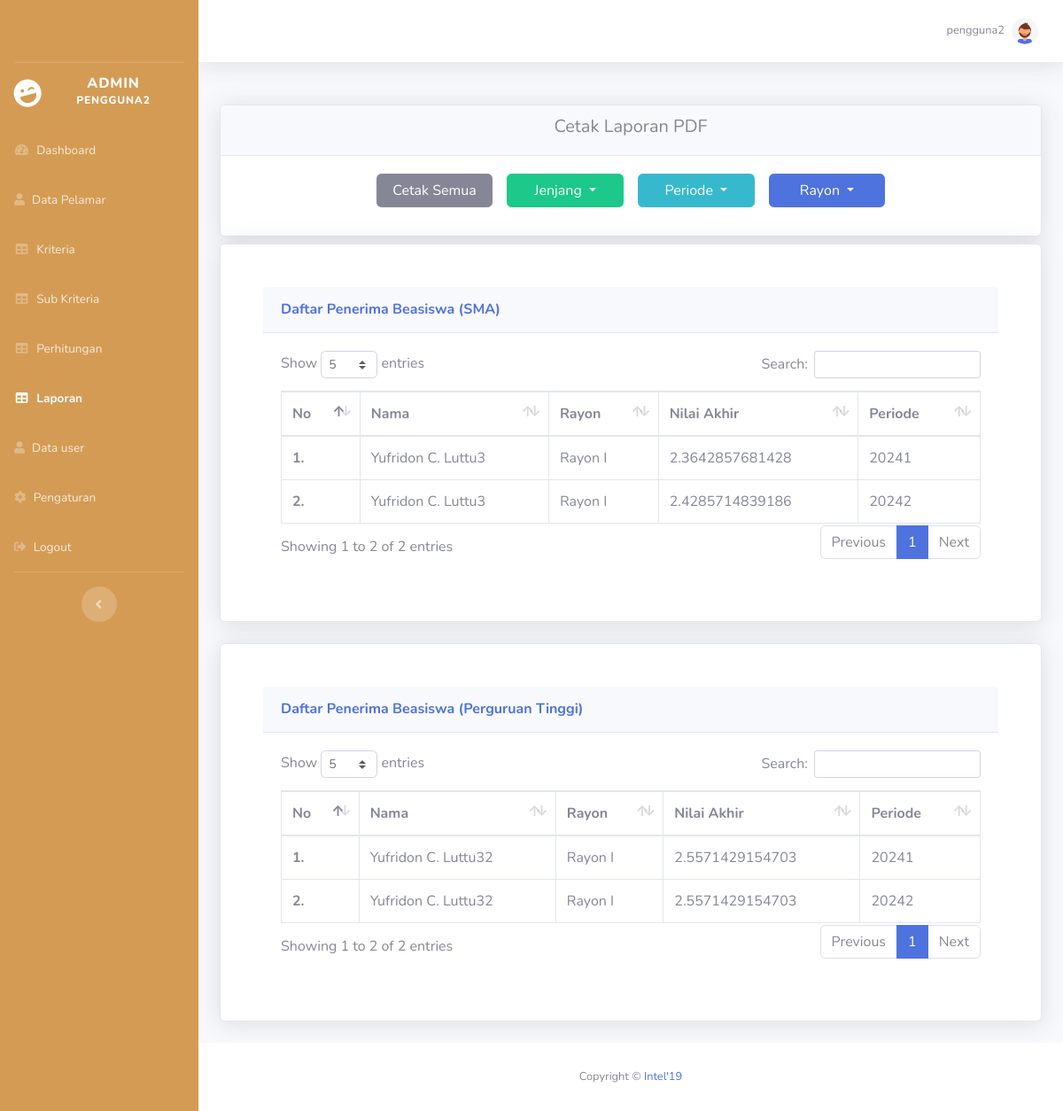
/admin/laporan.php (signed in), run on the app's committed database.
### tables this page shows
CREATE TABLE `hasil_akhir` (
  `id_hasil` int(11) NOT NULL,
  `f_id_pelamar` int(11) NOT NULL,
  `f_id_periode` int(11) NOT NULL,
  `nilai_rank` decimal(15,13) NOT NULL,
  `jenjang` enum('sma','pt') NOT NULL
);

CREATE TABLE `data_pelamar` (
  `id_pelamar` int(11) NOT NULL,
  `nama` varchar(50) NOT NULL,
  `foto` varchar(255) NOT NULL,
  `sekolah` varchar(100) NOT NULL,
  `jurusan` varchar(50) NOT NULL,
  `no_hp` varchar(12) NOT NULL,
  `pendapatan_ortu` int(11) NOT NULL,
  `ipk` float NOT NULL,
  `kartu_keluarga` varchar(255) DEFAULT NULL,
  `raport_khs` varchar(255) DEFAULT NULL,
  `f_id_rayon` int(11) NOT NULL,
  `f_id_login` int(11) NOT NULL
);

CREATE TABLE `rayon` (
  `id_rayon` int(11) NOT NULL,
  `nama_rayon` varchar(100) NOT NULL
);

CREATE TABLE `periode` (
  `id_periode` int(11) NOT NULL,
  `nama_periode` varchar(10) NOT NULL,
  `deskripsi` varchar(255) NOT NULL,
  `kuota_sma` int(11) NOT NULL,
  `kuota_pt` int(11) NOT NULL,
  `status` enum('buka','tutup') NOT NULL,
  `batas_koor` timestamp NOT NULL DEFAULT current_timestamp(),
  `batas_pelamar` timestamp NOT NULL DEFAULT current_timestamp()
);

### config.php (called while the page is built, shortened)
<?php
function connectDatabase()
{
    $conn = new mysqli(DB_HOST, DB_USERNAME, DB_PASSWORD, DB_NAME);
    return $conn;
}
?>

### admin/functions/laporan.php (called while the page is built, shortened)
<?php
require_once '../config.php';
class Laporan{
    private $db;
    public function __construct()
    {
        $this->db = connectDatabase();
    }
    public function getHasilAkhir($jenjang=null){
        return $this->db->query(
            "SELECT * FROM hasil_akhir ha
            JOIN data_pelamar dp ON dp.id_pelamar=ha.f_id_pelamar
            JOIN periode p ON p.id_periode=ha.f_id_periode
            JOIN rayon r ON dp.f_id_rayon=r.id_rayon
            WHERE ha.jenjang='$jenjang'"
        );
    }
}
$Laporan = new Laporan();
?>

### admin/laporan.php (the view, shortened to what this page needs)
<?php
require_once './header.php';
require_once './functions/laporan.php';
$penerimaBeasiswaSMA = $Laporan->getHasilAkhir('sma');
$penerimaBeasiswaPT = $Laporan->getHasilAkhir('pt');
$j = 1;
$k = 1;
?>
<div class="row">
    <div class="col-lg-12">
        <div class="card shadow mb-2">
            <div class="card-header">
                <h5 class="text-center">Cetak Laporan PDF</h5>
            </div>
            <div class="card-body mb-1">
                <div class="d-flex justify-content-center">
                    <div class="btn-group px-2 pb-2 col-md-2">
                        <a href="./cetak_laporan.php" class="btn btn-secondary">Cetak Semua</a>
                    </div>
                    <div class="btn-group px-2 pb-2 col-md-2">
                        <button type="button" class="btn btn-success dropdown-toggle" data-toggle="dropdown"
                            aria-expanded="false">
                            Jenjang
                        </button>
                    </div>
                    <div class="btn-group px-2 pb-2 col-md-2">
                        <button type="button" class="btn btn-info dropdown-toggle" data-toggle="dropdown"
                            aria-expanded="false">
                            Periode
                        </button>
                    </div>
                    <div class="btn-group px-2 pb-2 col-md-2">
                        <button type="button" class="btn btn-primary dropdown-toggle" data-toggle="dropdown"
                            aria-expanded="false">
                            Rayon
                        </button>
                    </div>
                </div>
            </div>
        </div>
        <div class="card shadow mb-4">
            <div class="justify-content-center p-5">
                <div class="card-header py-3">
                    <h6 class="m-0 font-weight-bold text-primary">Daftar Penerima Beasiswa (SMA)</h6>
                </div>
                <div class="card-body">
                    <div class="table-responsive">
                        <table class="table table-bordered" id="hasil-sma" width="100%" cellspacing="0">
                            <thead>
                                <tr>
                                    <th>No</th>
                                    <th>Nama</th>
                                    <th>Rayon</th>
                                    <th>Nilai Akhir</th>
                                    <th>Periode</th>
                                </tr>
                            </thead>
                            <tbody>
                                <?php foreach ($penerimaBeasiswaSMA as $key => $penerimaBeasiswa):?>
                                <tr>
                                    <th scope="row"><?=$j++;?>. </th>
                                    <td><?=$penerimaBeasiswa['nama'];?></td>
                                    <td><?=$penerimaBeasiswa['nama_rayon'];?></td>
                                    <td><?=$penerimaBeasiswa['nilai_rank'];?></td>
                                    <td><?=$penerimaBeasiswa['nama_periode'];?></td>
                                </tr>
                                <?php endforeach;?>
                            </tbody>
                        </table>
                    </div>
                </div>
            </div>
        </div>
    </div>
    <div class="col-lg-12">
        <div class="card shadow mb-4">
            <div class="justify-content-center p-5">
                <div class="card-header py-3">
                    <h6 class="m-0 font-weight-bold text-primary">Daftar Penerima Beasiswa (Perguruan Tinggi)</h6>
                </div>
                <div class="card-body">
                    <div class="table-responsive">
                        <table class="table table-bordered" id="hasil-pt" width="100%" cellspacing="0">
                            <thead>
                                <tr>
                                    <th>No</th>
                                    <th>Nama</th>
                                    <th>Rayon</th>
                                    <th>Nilai Akhir</th>
                                    <th>Periode</th>
                                </tr>
                            </thead>
                            <tbody>
                                <?php foreach ($penerimaBeasiswaPT as $key => $penerimaBeasiswa):?>
                                <tr>
                                    <th scope="row"><?=$k++;?>. </th>
                                    <td><?=$penerimaBeasiswa['nama'];?></td>
                                    <td><?=$penerimaBeasiswa['nama_rayon'];?></td>
                                    <td><?=$penerimaBeasiswa['nilai_rank'];?></td>
                                    <td><?=$penerimaBeasiswa['nama_periode'];?></td>
                                </tr>
                                <?php endforeach;?>
                            </tbody>
                        </table>
                    </div>
                </div>
            </div>
        </div>
    </div>
</div>
<?php require './footer.php';?>

### data on the page
hasil_akhir: f_id_pelamar.nama "Yufridon C. Luttu3", rayon.nama_rayon "Rayon I", nilai_rank "2.3642857681428", f_id_periode.nama_periode "20241"
hasil_akhir: f_id_pelamar.nama "Yufridon C. Luttu3", rayon.nama_rayon "Rayon I", nilai_rank "2.4285714839186", f_id_periode.nama_periode "20242"
hasil_akhir: f_id_pelamar.nama "Yufridon C. Luttu32", rayon.nama_rayon "Rayon I", nilai_rank "2.5571429154703", f_id_periode.nama_periode "20241"
hasil_akhir: f_id_pelamar.nama "Yufridon C. Luttu32", rayon.nama_rayon "Rayon I", nilai_rank "2.5571429154703", f_id_periode.nama_periode "20242"

### other printed values
$_SESSION['username'] "PENGGUNA2"
$_SESSION['username'] "pengguna2"
